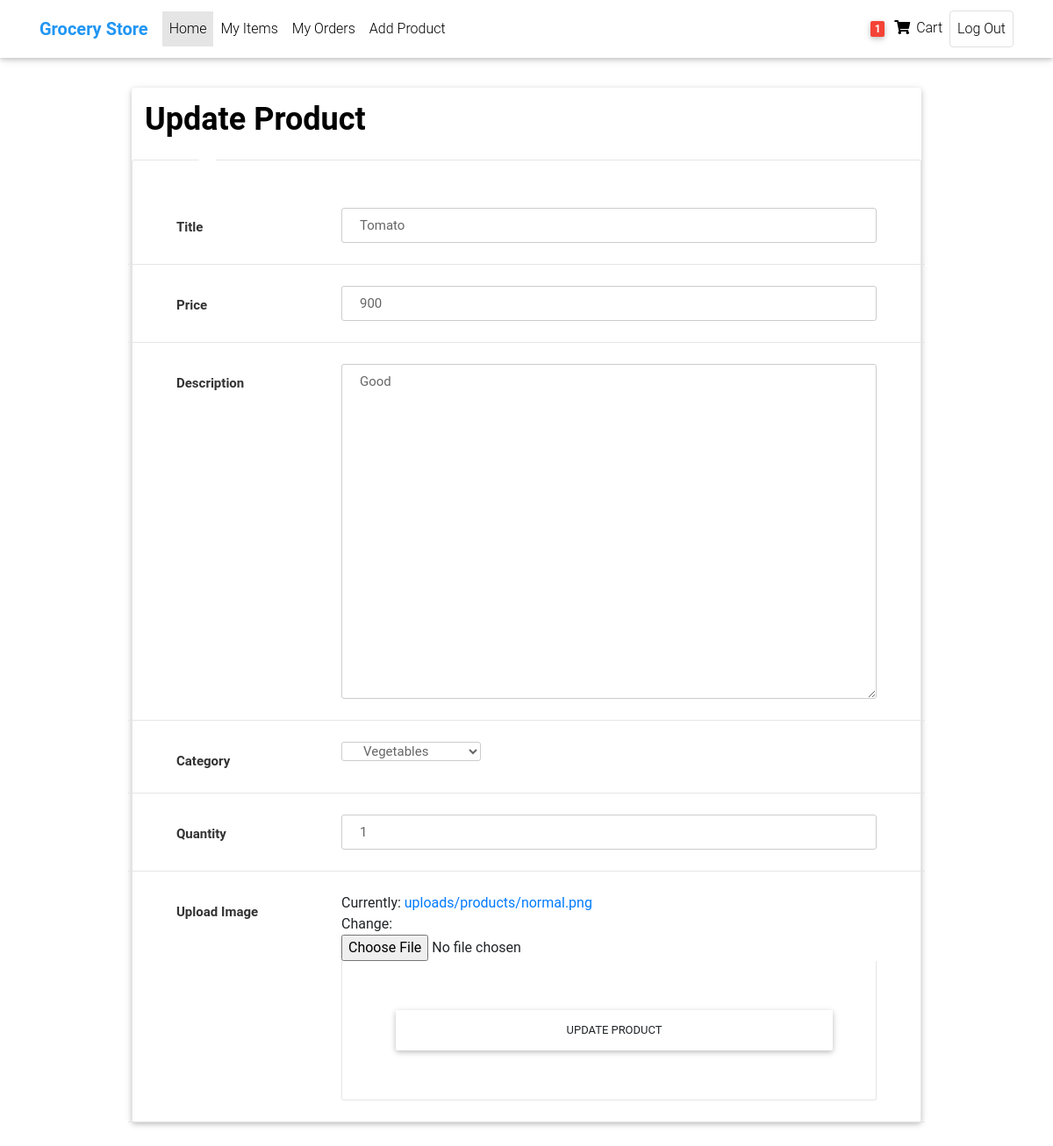
The app's page /product_update/16/ (signed in) with its own data.
### Base/models/product.py (models this page shows, shortened)
class Product(models.Model):
    title = models.CharField(max_length=250, unique=True)
    description = models.TextField(max_length=250, blank=True, null=True)
    image = models.ImageField(upload_to='uploads/products/',default='uploads/products/normal.png')
    price = models.IntegerField(default=0)
    created = models.DateTimeField(auto_now_add=True)
    category = models.ForeignKey(Categorie, on_delete=models.CASCADE,blank=True,null=True)
    quantity = models.IntegerField(default=1)
    user = models.ForeignKey(User, on_delete=models.CASCADE, blank=True, null=True)
    class Meta:
        ordering = ['created']

### Base/views/productupdate.py (the view, shortened to what this page needs)
# urls.py: path('product_update/<int:pk>/', ProductUpdate.as_view(), name='product_update'),
class ProductUpdate(LoginRequiredMixin, UpdateView):
    model = Product
    template_name = 'Base/product_update.html'
    fields = ['title', 'description', 'image', 'price', 'category','quantity']
    success_url = reverse_lazy('products')

### Base/models/categorie.py (called while the page is built)
    def __str__(self):
        return self.title

### Base/templates/Base/product_update.html (shortened to what this page needs)
{% load static %}
{% load crispy_forms_tags %}
{% load widget_tweaks %}
<!DOCTYPE html>
<html lang="en">
<head>
    <link href="{%static 'update_product/css/main.css'%}" rel="stylesheet" media="all">
    <link rel="stylesheet" href="https://use.fontawesome.com/releases/v5.11.2/css/all.css">
  <link href="{%static 'homepage/css/bootstrap.min.css'%}" rel="stylesheet">
  <link href="{%static 'homepage/css/mdb.min.css'%}" rel="stylesheet">
</head>
<body>
<nav class="navbar fixed-top navbar-expand-lg navbar-light white scrolling-navbar">
    <div class="container">
        <strong class="navbar-brand font-weight-bold waves-effect blue-text">Grocery Store</strong>
      <div class="collapse navbar-collapse" id="navbarSupportedContent">
        <ul class="navbar-nav mr-auto">
          <li class="nav-item active">
            <a class="nav-link waves-effect"  href={%url 'products'%}>Home
          </li>
          <li class="nav-item">
            <a class="nav-link waves-effect" href={% url 'all_user_products' user.id %}>My Items</a>
          </li>
          <li class="nav-item">
            <a class="nav-link waves-effect" href="#" >My Orders</a>
          </li>
          <li class="nav-item">
            <a class="nav-link waves-effect" href="{% url 'product_create'%}" >Add Product</a>
          </li>
        </ul>
        <ul class="navbar-nav nav-flex-icons">
          <li class="nav-item">
            <a class="nav-link waves-effect" href="{%url 'cart_items' request.user.id %}">
              <span class="badge red z-depth-1 mr-1"> 1 </span>
              <i class="fas fa-shopping-cart"></i>
              <span class="clearfix d-none d-sm-inline-block"> Cart </span>
            </a>
          </li>
          {% if request.user.is_authenticated %}
            <li class="nav-item">
            <a href="{%url 'logout'%}" class="nav-link border border-light rounded waves-effect">
             Log Out
            </a>
          </li>
            {% endif %}
        </ul>
      </div>
    </div>
  </nav>
    <div class="page-wrapper  p-t-100 p-b-50">
        <div class="wrapper wrapper--w900">
            <div class="card card-6">
                <div class="card-heading">
                    <h2 class="title"  style="color:black;padding-top:15px;padding-left:15px;">Update Product</h2>
                </div>
                <div class="card-body">
                    <form method="POST" action="" enctype='multipart/form-data'>
                        <div class="form-row">
                            <div class="name">Title</div>
                            <div class="value">
                                {%render_field form.title  class="input--style-6"  placeholder="Title" name="Title" type="text" %}
                            </div>
                        </div>
                        <div class="form-row">
                            <div class="name">Price</div>
                            <div class="value">
                                {%render_field form.price  class="input--style-6"  placeholder="Price" name="Price" type="text" %}
                            </div>
                        </div>
                        <div class="form-row">
                            <div class="name">Description</div>
                            <div class="value">
                                <div class="input-group">
                                {%render_field form.description  class="input--style-6"  placeholder="Product Description" name="Product_Description" type="text" %}
                                </div>
                            </div>
                        </div>
                        <div class="form-row">
                        <div class="name">Category</div>
                            {%render_field form.category class="input--style-6" name="Product_Category" type="text" %}
                        </div>
                        <div class="form-row">
                            <div class="name">Quantity</div>
                            <div class="value">
                               {%render_field form.quantity  class="input--style-6"  placeholder="Quantity" name="Quantity" type="text" %}
                            </div>
                        </div>
                        <div class="form-row">
                            <div class="name">Upload Image</div>
                            <div class="value">
                                <div class="js-input-file" >
                                    {%render_field form.image class="label--file"  name="file_image" id="file"%}
                                </div>
                                <div class="card-footer">
                                 <input class="btn btn--radius-2 btn--blue-2" type="submit" value="Update Product">
                              </div>
                            </div>
                        </div>
                    </form>
                </div>
            </div>
        </div>
    </div>
</body>
</html>

### Base/static/update_product/css/main.css (style rules this page uses)
.form-row { display: -webkit-box; display: -webkit-flex; display: -moz-box; display: -ms-flexbox; display: flex; -webkit-flex-wrap: wrap; -ms-flex-wrap: wrap; flex-wrap: wrap; -webkit-box-align: start; -webkit-align-items: flex-start; -moz-box-align: start; -ms-flex-align: start; align-items: flex-start; padding: 24px 55px; border-bottom: 1px solid #e5e5e5; }
.form-row .name { width: 188px; color: #333; font-size: 15px; font-weight: 700; margin-top: 11px; }
.form-row .value { width: -webkit-calc(100% - 188px); width: -moz-calc(100% - 188px); width: calc(100% - 188px); }
html { -webkit-box-sizing: border-box; -moz-box-sizing: border-box; box-sizing: border-box; }
* { padding: 0; margin: 0; }
*, *:before, *:after { -webkit-box-sizing: inherit; -moz-box-sizing: inherit; box-sizing: inherit; }
body, h1, h2, h3, h4, h5, h6, blockquote, p, pre, dl, dd, ol, ul, figure, hr, fieldset, legend { margin: 0; padding: 0; }
.page-wrapper { min-height: 100vh; }
body { font-family: "Open Sans", "Arial", "Helvetica Neue", sans-serif; font-weight: 400; font-size: 14px; }
h1, h2, h3, h4, h5, h6 { font-weight: 400; }
h2 { font-size: 30px; }
.p-t-100 { padding-top: 100px; }
.p-b-50 { padding-bottom: 50px; }
.wrapper { margin: 0 auto; }
.wrapper--w900 { max-width: 900px; }
.btn { display: inline-block; line-height: 50px; padding: 0 30px; -webkit-transition: all 0.4s ease; -o-transition: all 0.4s ease; -moz-transition: all 0.4s ease; transition: all 0.4s ease; cursor: pointer; font-size: 15px; text-transform: capitalize; font-weight: 700; color: #fff; font-family: inherit; }
.btn--radius-2 { -webkit-border-radius: 5px; -moz-border-radius: 5px; border-radius: 5px; }
.btn--blue-2 { background: #2c6ed5; }
input, textarea { outline: none; margin: 0; border: none; -webkit-box-shadow: none; -moz-box-shadow: none; box-shadow: none; width: 100%; font-size: 14px; font-family: inherit; }
textarea { resize: none; }
.input-group { position: relative; margin: 0; }
.input--style-6, .textarea--style-6 { background: transparent; line-height: 38px; border: 1px solid #cccccc; -webkit-border-radius: 3px; -moz-border-radius: 3px; border-radius: 3px; color: #666; font-size: 15px; -webkit-transition: all 0.4s ease; -o-transition: all 0.4s ease; -moz-transition: all 0.4s ease; transition: all 0.4s ease; padding: 0 20px; }
.title { font-size: 36px; font-weight: 700; text-align: left; color: #fff; margin-bottom: 24px; }
.card { -webkit-border-radius: 3px; -moz-border-radius: 3px; border-radius: 3px; background: #fff; }
.card-6 { background: transparent; }
.card-6 .card-heading { background: transparent; }
.card-6 .card-body { background: #fff; position: relative; border: 1px solid #e5e5e5; border-bottom: none; padding: 30px 0; padding-bottom: 0; -webkit-border-top-left-radius: 3px; -moz-border-radius-topleft: 3px; border-top-left-radius: 3px; -webkit-border-top-right-radius: 3px; -moz-border-radius-topright: 3px; border-top-right-radius: 3px; }
.card-6 .card-body:before { bottom: 100%; left: 75px; border: solid transparent; content: ""; height: 0; width: 0; position: absolute; pointer-events: none; border-color: rgba(255, 255, 255, 0); border-bottom-color: #fff; border-width: 10px; }
.card-6 .card-footer { background: #fff; border: 1px solid #e5e5e5; border-top: none; -webkit-border-bottom-left-radius: 3px; -moz-border-radius-bottomleft: 3px; border-bottom-left-radius: 3px; -webkit-border-bottom-right-radius: 3px; -moz-border-radius-bottomright: 3px; border-bottom-right-radius: 3px; padding: 50px 55px; }

### Base/templates/Base/product_update.html (style rules this page uses)
html, body, header, .carousel { height: 60vh; }
.card { min-width: 260px; }

### records on screen
Product: title "Tomato", price "900", description "Good", category "Vegetables", quantity "1"
